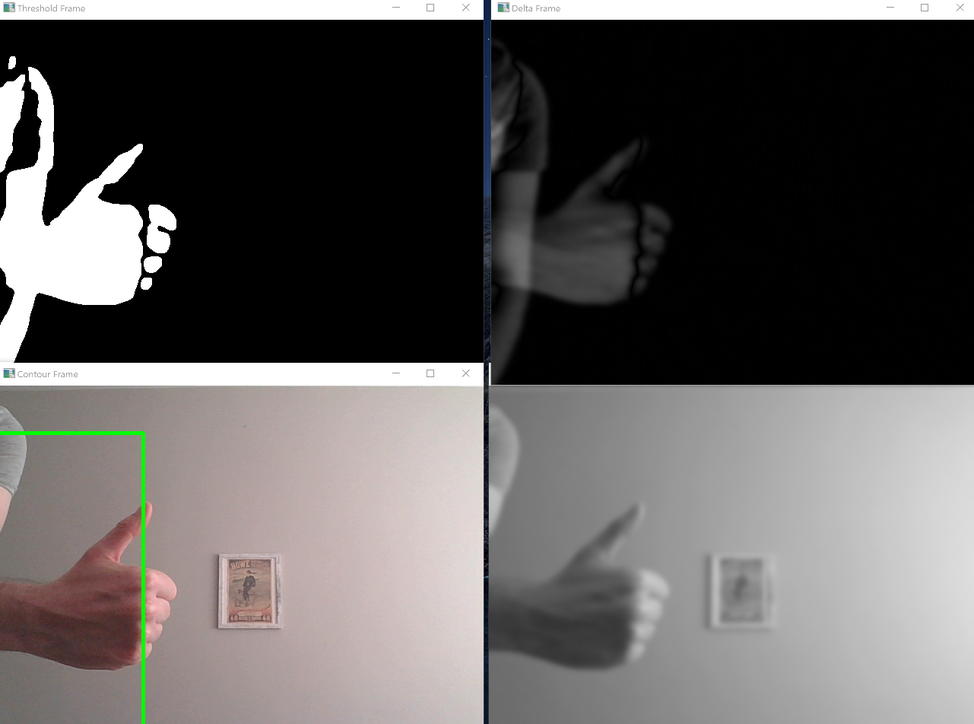
#> input picture Capture.PNG, 974 x 724 px, shrunk from 1281 x 952 before the run, given in place of the camera
$ python motion_capture.py
#> lines starting #> are read from the running program, lines starting #| are printed output that depends on the picture
"""
Webcam motion detector will detect any movement within a frame, using opencv library.
Script will trigger a webcam and compare the difference between a static frame to moving objects within a frame.
The difference will be captured as a delta frame and black and white frame.
Contours of the threshold frame will dictate the envelope of rectangular captions.
A motion time will be recorded. Data visualisation will be done using bokeh charts.
"""
import cv2, pandas
from datetime import datetime

first_frame=None
status_list=[None,None]
times=[]
# df=pandas.DataFrame(columns=["Start","End"]) #commented out, df.append() will be abandoned with new pandas release

video=cv2.VideoCapture(0,cv2.CAP_DSHOW)

while True:
    check, frame = video.read()
#> frame is the input picture: shape (724, 974, 3); mean B, G, R 92.1, 93, 95.8
    status=0 #static frame

    gray=cv2.cvtColor(frame,cv2.COLOR_BGR2GRAY)
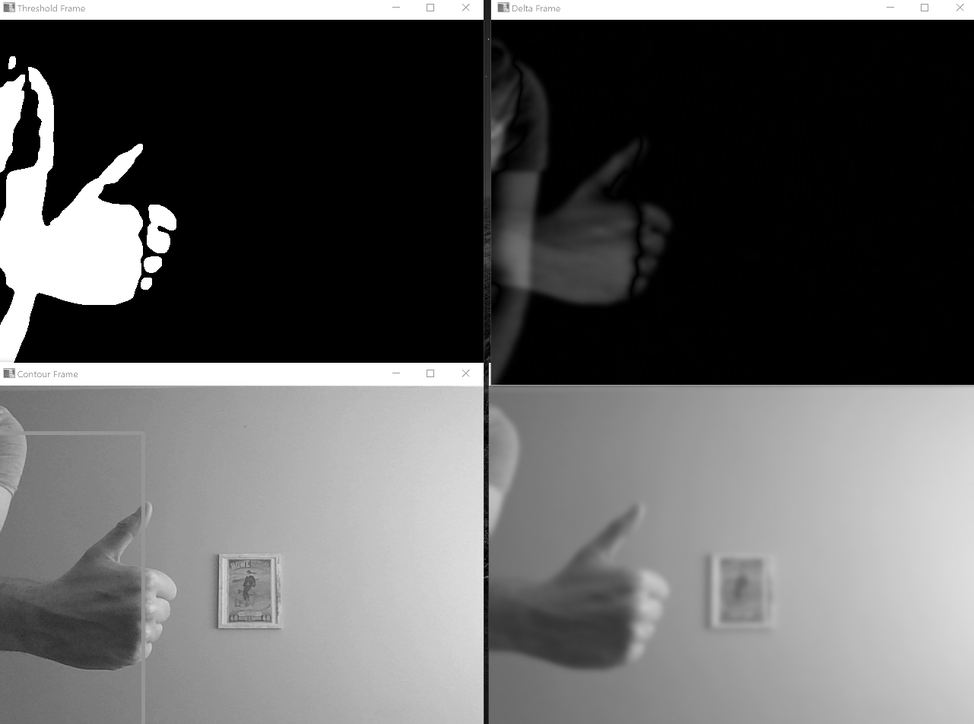
#> gray: shape (724, 974); min 0, max 255, mean 93.7
    gray=cv2.GaussianBlur(gray,(21,21),0) #blur removes noise and increases calculation accuracy
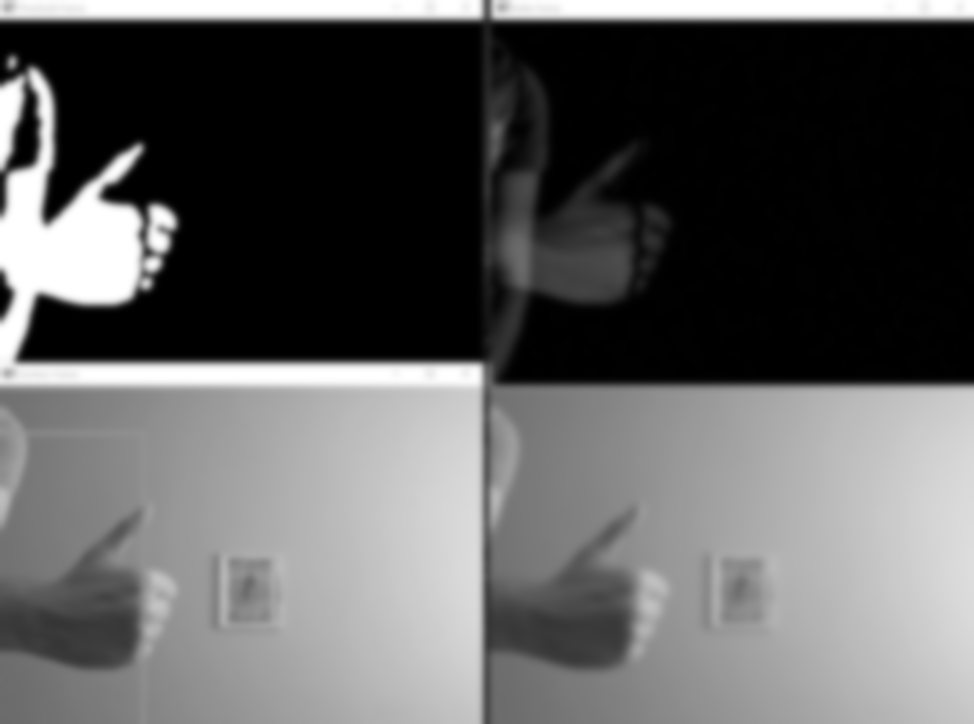
#> gray: shape (724, 974); min 0, max 255, mean 93.7

    if first_frame is None:
        first_frame=gray
        continue

    delta_frame=cv2.absdiff(first_frame,gray)
    thresh_frame=cv2.threshold(delta_frame,30,255,cv2.THRESH_BINARY)[1]
    thresh_frame=cv2.dilate(thresh_frame,None,iterations=2)

    #finding contours of distinct objects on the current frame
    (cnts,_) = cv2.findContours(thresh_frame.copy(), cv2.RETR_EXTERNAL, cv2.CHAIN_APPROX_SIMPLE)

    for contour in cnts:
        if cv2.contourArea(contour) < 10000: #checks if contour area is less than 1000px
            continue
        status=1 #frame with movement

        (x,y,w,h)=cv2.boundingRect(contour) #creates a rectangle
        cv2.rectangle(frame,(x,y),(x+w,y+h),(0,255,0),3) #draws a rectangle
    status_list.append(status)

    status_list=status_list[-2:]

    if status_list[-1]==1 and status_list[-2]==0: #for [0,1] switch when movement happens
        times.append(datetime.now())
    if status_list[-1] == 0 and status_list[-2]==1: #for [0,1] switch when movement stops
        times.append(datetime.now())


    cv2.imshow("Gray Frame", gray)
    cv2.imshow("Delta Frame",delta_frame)
    cv2.imshow("Threshold Frame",thresh_frame)
    cv2.imshow("Contour Frame",frame)

    key=cv2.waitKey(1)

    if key ==ord("q"):
        if status==1:
            times.append(datetime.now())
        break

print(status_list)
print(times)

l=[]
#> l = []
#will append start and end times to pandas dataframe in csv
for i in range(0,len(times),2):
    d={}
    d["Start"]=times[i]
    d["End"]=times[i+1]
    # df = df.append({"Start": times[i], "End": times[i+1]}, ignore_index=True) #old method, df.append will be abandoned with new pandas release
    l.append(d)

df=pandas.DataFrame(l)
#> df = table of 0 rows and 0 columns

df.to_csv("Times.csv")

video.release()
cv2.destroyAllWindows()
